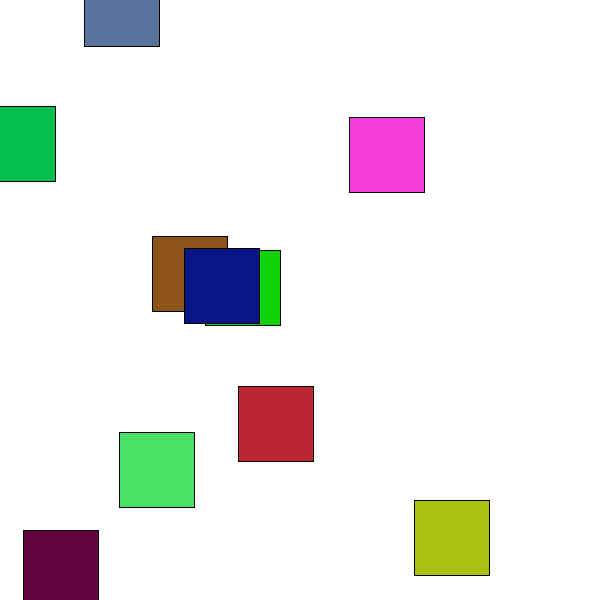
Frame 1 (no input)
Frame 60 (the mouse pressed at the canvas centre just before this capture): identical to frame 1, image omitted
Frame 120 (the mouse held since frame 60 and released just before this capture): identical to frame 1, image omitted

The Processing sketch that drew this single still picture (run headless with seeded random() and noise(); from frame 60 on, the mouse is pressed at the canvas centre):

// Processing sketch: TaskFour2
// ── TaskFour2.pde
Square[] squa = new Square[10];                   //Task 4.h-4.j

void setup(){
  size(600, 600);
  background(255);
  
  for(int i=0;i<squa.length;i++){
    squa[i] = new Square(int(random(width)), int(random(height)));
    squa[i].display();
  }
}

void draw() {
}

// ── Square.pde
class Square{
  float xpos;
  float ypos;
  
  Square(float x, float y){
    xpos=x;
    ypos=y;
  }
  
  void display(){
    rectMode(CENTER);
    stroke(0);
    frameRate(5);
    fill(int(random(255)),int(random(255)),int(random(255)));
    rect(xpos,ypos, 75,75);
  }
}
